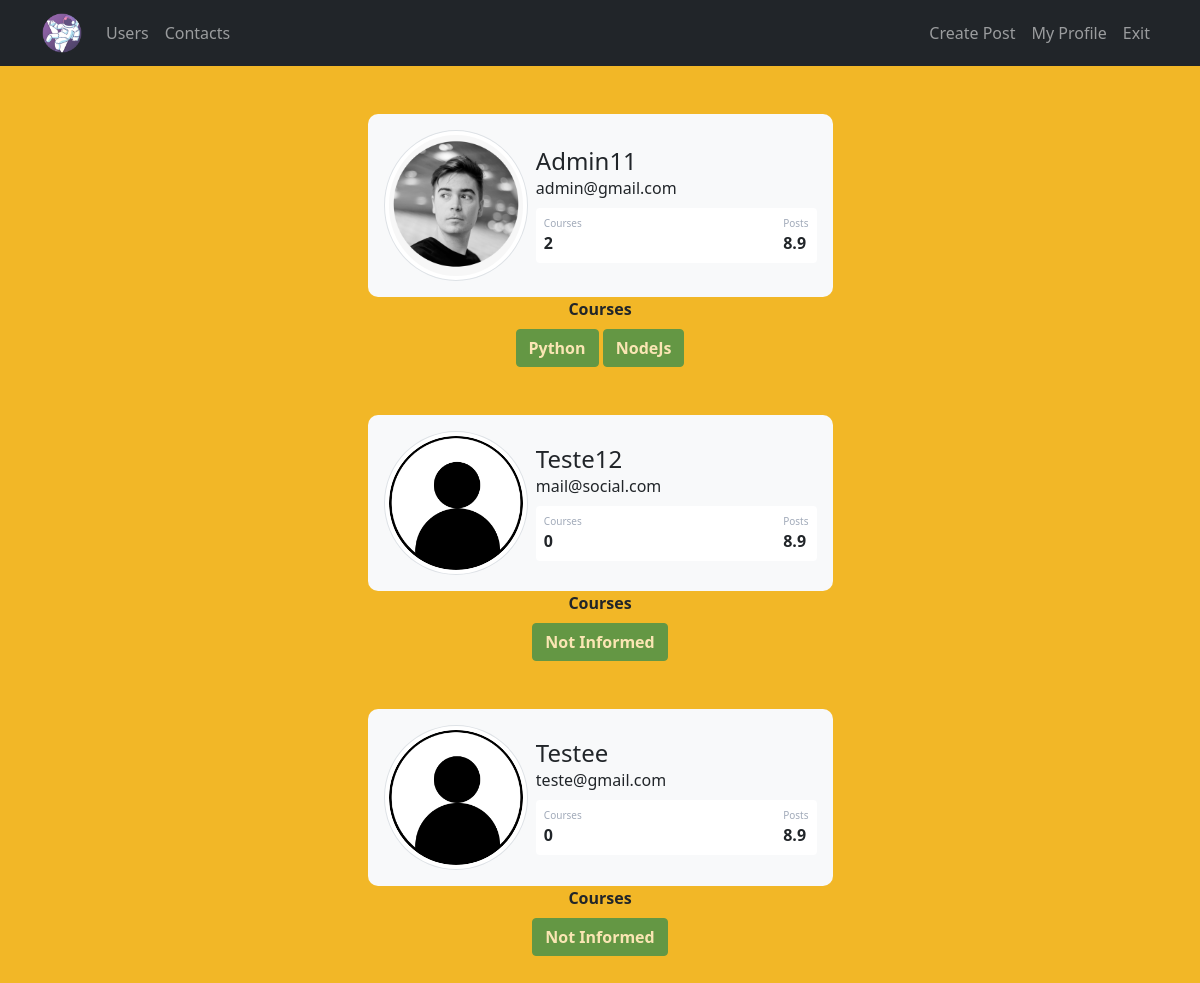
Page /user (signed in) on the committed database.
### site_web/models.py (models this page shows)
class User(database.Model, UserMixin):
    id = database.Column(database.Integer, primary_key=True)
    username = database.Column(database.String, nullable=False)
    email = database.Column(database.String, nullable=False, unique=True)
    password = database.Column(database.String, nullable=False)
    profile_picture = database.Column(database.String, default='default.jpg')
    courses = database.Column(database.String, nullable=False, default='Not Informed')
    posts = database.relationship('Post', backref='author', lazy=True)

### site_web/routes.py (the view)
@app.route("/user")
@login_required
def user():
    list_user = User.query.all()
    return render_template("user.html", list_user=list_user)

### site_web/models.py (called while the page is built)
@login_manager.user_loader
def load_user(id_user):
    return User.query.get(int(id_user))

### site_web/templates/user.html (shortened to what this page needs)
{% extends 'base.html' %}
{% block body %}
    {% for user in list_user %}
        <div class="container mt-5 d-flex justify-content-center">
        <div class="card p-3 col-5 border-0 bg-light">
            <div class="d-flex align-items-center">
            <img
                src="{{ url_for('static', filename='media/{}'.format(user.profile_picture)) }}"
                class="rounded-circle img-thumbnail col-md-4 me-2"/>
            <div class="col">
                <h4 class="mb-0 mt-0 text-capitalize">{{ user.username }}</h4>
                <span>{{ user.email }}</span>
                <div class="p-2 mt-2 bg-white d-flex justify-content-between rounded">
                <div class="d-flex flex-column">
                    <span class="articles">Courses</span>
                    {% if 'Not Informed' in  user.courses or  user.courses == '' %}
                        <span class="fw-bold">0</span>
                    {% else %}
                        <span class="fw-bold">
                        {{ user.courses.count(';') + 1 }}
                        </span>
                    {% endif %}
                </div>
                <div class="d-flex flex-column">
                    <span class="rating">Posts</span>
                    <span class="fw-bold">8.9</span>
                </div>
                </div>
            </div>
            </div>
        </div>
        </div>
        <div class="container">
        <div class="row justify-content-center">
            <div class="col col-4 text-center">
            <strong>Courses</strong><br />
            {% if user.courses %}
                {% for course in user.courses.split(';') %}
                    <button type="button" class="btn btn-success mt-2 fw-bolder" disabled>
                        {{ course }}
                    </button>
                {% endfor %}
            {% else %}
                <button type="button" class="btn btn-success mt-2 fw-bolder" disabled>
                    No Courses Registered :(
                </button>
            {% endif %}
            </div>
        </div>
        </div>
    {% endfor %}
{% endblock body %}

### site_web/static/main.css (style rules this page uses)
#color01 { background-color: #f2b727; }
.card { border-radius: 10px; }
.articles { font-size: 10px; color: #a1aab9 }
.rating { font-size: 10px; color: #a1aab9 }

### rows in the picture
User: profile_picture (picture), username "Admin11", email "admin@gmail.com", courses "2", course "Python" "NodeJs"
User: profile_picture (placeholder picture), username "Teste12", email "mail@social.com", shows "0", courses "Not Informed"
User: profile_picture (placeholder picture), username "Testee", email "teste@gmail.com", shows "0", courses "Not Informed"
